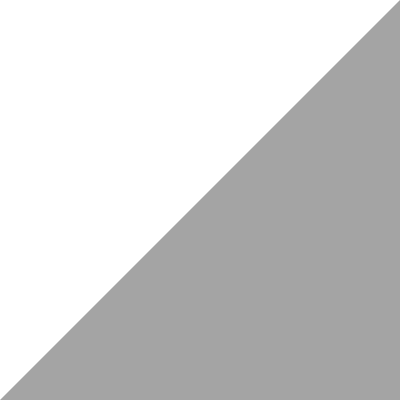
Frame 1 (no input)
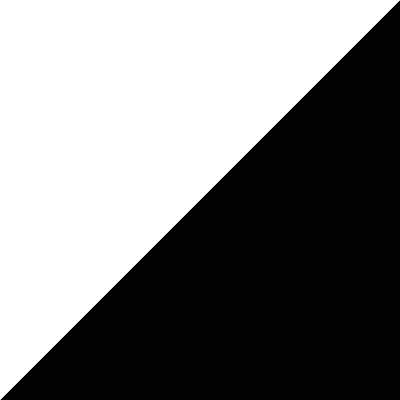
Frame 60 (the mouse pressed at the canvas centre just before this capture)
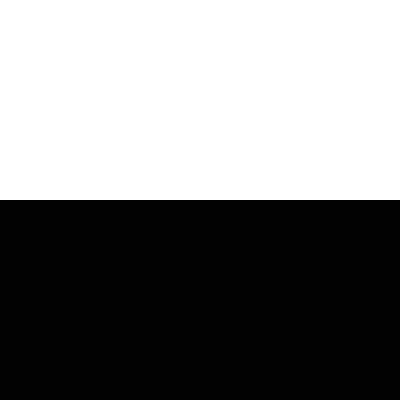
Frame 120 (the mouse held since frame 60 and released just before this capture)

The Processing sketch that drew these frames (run headless with seeded random() and noise(); from frame 60 on, the mouse is pressed at the canvas centre):

// Processing sketch: processing_40625
// ── processing_40625.pde

void setup() {
  size(400, 400);
  smooth();
};

void draw() {  
  noStroke();
  //black white quad
  if (mouseY > height - 30) {
    fill(255, 50);
    rect(0, 0, width, height);
    fill(0);
  } else {
    fill(0, 50);
    rect(0, 0, width, height);
    fill(255);
  }
  println(mouseY);
  quad(0,0, 0, width - mouseY, width, mouseY, width, 0);   
}; 
